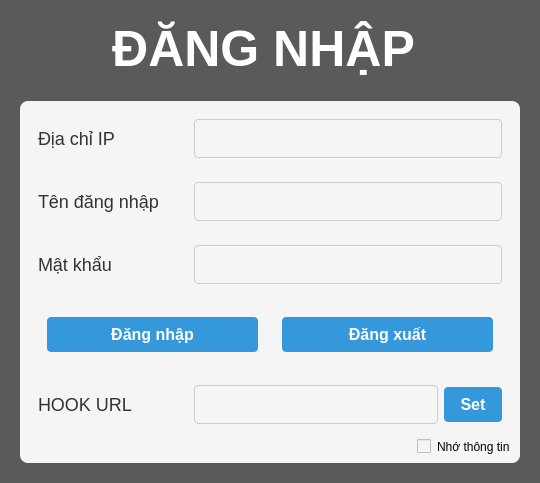
               <widget class="QWidget" name="page_login">
                <property name="styleSheet">
                 <string notr="true">background:rgb(91,90,90);</string>
                </property>
                <layout class="QVBoxLayout" name="verticalLayout_18">
                 <item>
                  <widget class="QWidget" name="wget_title_home" native="true">
                   <property name="maximumSize">
                    <size>
                     <width>16777215</width>
                     <height>80</height>
                    </size>
                   </property>
                   <layout class="QHBoxLayout" name="horizontalLayout_36">
                    <item>
                     <widget class="QLabel" name="label">
                      <property name="font">
                       <font>
                        <pointsize>-1</pointsize>
                        <weight>50</weight>
                        <italic>false</italic>
                        <bold>false</bold>
                       </font>
                      </property>
                      <property name="styleSheet">
                       <string notr="true">
QLabel {
    font-size: 50px;
    font-weight: bold;
    color: #333333;
color:rgb(255,255,255);
font:  &quot;Times New Roman&quot;;
}</string>
                      </property>
                      <property name="text">
                       <string>ĐĂNG NHẬP </string>
                      </property>
                      <property name="alignment">
                       <set>Qt::AlignCenter</set>
                      </property>
                     </widget>
                    </item>
                   </layout>
                  </widget>
                 </item>
                 <item>
                  <widget class="QWidget" name="wget_login" native="true">
                   <layout class="QGridLayout" name="gridLayout">
                    <item row="0" column="0" alignment="Qt::AlignHCenter|Qt::AlignVCenter">
                     <widget class="QWidget" name="widget_5" native="true">
                      <property name="minimumSize">
                       <size>
                        <width>500</width>
                        <height>300</height>
                       </size>
                      </property>
                      <property name="maximumSize">
                       <size>
                        <width>500</width>
                        <height>16777215</height>
                       </size>
                      </property>
                      <property name="styleSheet">
                       <string notr="true">QWidget {
        background-color: #f5f5f5;
	border-radius: 8px;

    }

    QLabel {
        font-size: 18px;
        color: #333333;
    }

    QLineEdit {
        padding: 8px;
        font-size: 16px;
        border: 1px solid #cccccc;
        border-radius: 4px;
    }

    QPushButton {
        padding: 8px 16px;
        font-size: 16px;
        font-weight: bold;
        color: #ffffff;
        background-color: #3498db;
        border: none;
        border-radius: 4px;
    }

    QPushButton:hover {
        background-color: #1e87c7;
    }

    QPushButton:pressed {
        background-color: #136793;
    }</string>
                      </property>
                      <layout class="QVBoxLayout" name="verticalLayout_19">
                       <item>
                        <widget class="QWidget" name="widget_12" native="true">
                         <layout class="QHBoxLayout" name="horizontalLayout_31">
                          <item>
                           <widget class="QLabel" name="label_39">
                            <property name="minimumSize">
                             <size>
                              <width>150</width>
                              <height>0</height>
                             </size>
                            </property>
                            <property name="maximumSize">
                             <size>
                              <width>150</width>
                              <height>16777215</height>
                             </size>
                            </property>
                            <property name="text">
                             <string>Địa chỉ IP</string>
                            </property>
                           </widget>
                          </item>
                          <item>
                           <widget class="QLineEdit" name="bt_ip"/>
                          </item>
                         </layout>
                        </widget>
                       </item>
                       <item>
                        <widget class="QWidget" name="widget_6" native="true">
                         <layout class="QHBoxLayout" name="horizontalLayout_38">
                          <item>
                           <widget class="QLabel" name="label_35">
                            <property name="minimumSize">
                             <size>
                              <width>150</width>
                              <height>0</height>
                             </size>
                            </property>
                            <property name="maximumSize">
                             <size>
                              <width>150</width>
                              <height>16777215</height>
                             </size>
                            </property>
                            <property name="text">
                             <string>Tên đăng nhập</string>
                            </property>
                           </widget>
                          </item>
                          <item>
                           <widget class="QLineEdit" name="bt_username"/>
                          </item>
                         </layout>
                        </widget>
                       </item>
                       <item>
                        <widget class="QWidget" name="widget_11" native="true">
                         <layout class="QHBoxLayout" name="horizontalLayout_19">
                          <item>
                           <widget class="QLabel" name="label_37">
                            <property name="minimumSize">
                             <size>
                              <width>150</width>
                              <height>0</height>
                             </size>
                            </property>
                            <property name="maximumSize">
                             <size>
                              <width>150</width>
                              <height>16777215</height>
                             </size>
                            </property>
                            <property name="text">
                             <string>Mật khẩu</string>
                            </property>
                           </widget>
                          </item>
                          <item>
                           <widget class="QLineEdit" name="bt_password"/>
                          </item>
                         </layout>
                        </widget>
                       </item>
                       <item>
                        <widget class="QWidget" name="widget_13" native="true">
                         <layout class="QHBoxLayout" name="horizontalLayout_42">
                          <item>
                           <widget class="QWidget" name="wg_login" native="true">
                            <layout class="QHBoxLayout" name="horizontalLayout_25">
                             <item>
                              <widget class="QPushButton" name="bt_login">
                               <property name="text">
                                <string>Đăng nhập</string>
                               </property>
                              </widget>
                             </item>
                            </layout>
                           </widget>
                          </item>
                          <item>
                           <widget class="QWidget" name="wg_logout" native="true">
                            <layout class="QHBoxLayout" name="horizontalLayout_24">
                             <item>
                              <widget class="QPushButton" name="bt_logout">
                               <property name="text">
                                <string>Đăng xuất</string>
                               </property>
                              </widget>
                             </item>
                            </layout>
                           </widget>
                          </item>
                         </layout>
                        </widget>
                       </item>
                       <item>
                        <widget class="QWidget" name="widget_14" native="true">
                         <layout class="QHBoxLayout" name="horizontalLayout_30">
                          <item>
                           <widget class="QLabel" name="label_38">
                            <property name="minimumSize">
                             <size>
                              <width>150</width>
                              <height>0</height>
                             </size>
                            </property>
                            <property name="maximumSize">
                             <size>
                              <width>150</width>
                              <height>16777215</height>
                             </size>
                            </property>
                            <property name="text">
                             <string>HOOK URL</string>
                            </property>
                           </widget>
                          </item>
                          <item>
                           <widget class="QLineEdit" name="bt_hook_url"/>
                          </item>
                          <item>
                           <widget class="QPushButton" name="bn_set_hook">
                            <property name="text">
                             <string>Set</string>
                            </property>
                           </widget>
                          </item>
                         </layout>
                        </widget>
                       </item>
                       <item>
                        <widget class="QFrame" name="frame_12">
                         <property name="frameShape">
                          <enum>QFrame::NoFrame</enum>
                         </property>
                         <property name="frameShadow">
                          <enum>QFrame::Plain</enum>
                         </property>
                         <layout class="QHBoxLayout" name="horizontalLayout_10">
                          <property name="spacing">
                           <number>0</number>
                          </property>
                          <property name="leftMargin">
                           <number>0</number>
                          </property>
                          <property name="topMargin">
                           <number>0</number>
                          </property>
                          <property name="rightMargin">
                           <number>0</number>
                          </property>
                          <property name="bottomMargin">
                           <number>0</number>
                          </property>
                          <item alignment="Qt::AlignRight">
                           <widget class="QCheckBox" name="cb_remember_login">
                            <property name="text">
                             <string>Nhớ thông tin</string>
                            </property>
                           </widget>
                          </item>
                         </layout>
                        </widget>
                       </item>
                      </layout>
                     </widget>
                    </item>
                   </layout>
                  </widget>
                 </item>
                </layout>
               </widget>
